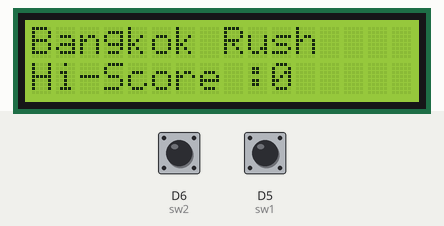
This sketch was run on a simulated ESP8266 (NodeMCU). Shown: 16×2 character LCD. The inputs (shaded band) are chosen by the test bench; at power-on: D6 (sw2) LOW, D5 (sw1) LOW. Random numbers use the default seed unless the sketch sets one; what the sketch prints to the serial monitor is not drawn.

Above: at 1.3 s.
1.4 s: D6 (sw2) pulled HIGH for 0.15 s
At 1.51 s:
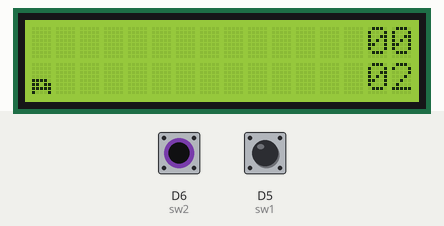
2.1 s: D5 (sw1) pulled HIGH for 3.2 s
At 2.36 s:
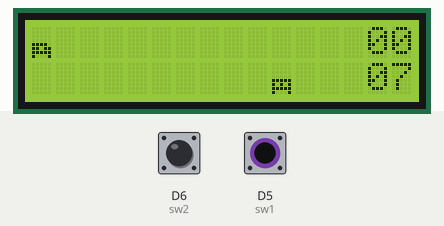
5.9 s: D6 (sw2) pulled HIGH for 3.2 s
At 7.94 s:
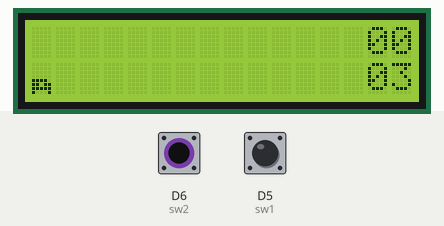
9.7 s: D5 (sw1) pulled HIGH for 0.15 s
At 9.97 s:
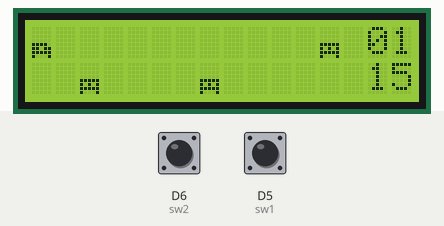
10.4 s: D6 (sw2) pulled HIGH for 1 s
At 10.99 s:
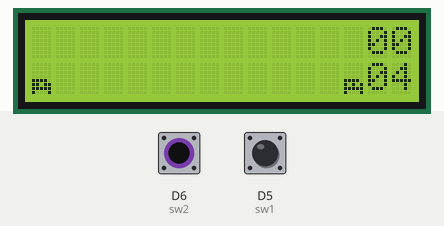
12.0 s: D5 (sw1) pulled HIGH for 1 s
At 16.0 s:
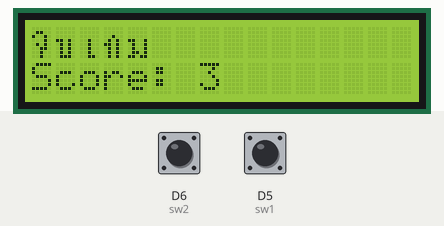

Measured:
- after the input at 1.4 s, the display: changes at once (image 1)

The sketch:

BangkokRush.ino
```cpp
#include <Wire.h>
#include <LiquidCrystal_I2C.h>

#define sw1 D5  // Change Switch Here , first switch
#define sw2 D6 // Change Switch here , second switch
#define SIZE 5 // Size For obstacles
LiquidCrystal_I2C lcd(0x27, 16, 2);

// Structure using for gen
struct Obstacle {
  int x;
  int y;
  int style;
};
// Game variables
Obstacle obstacles[SIZE];
int playerX = 0;  // player Position
int score = 0;
int highscore = 0;
int isPress = 0;
int distance = 1;
String txtDis = "0";
String txtScore = "0";
bool isJump = false;
bool gameOverFlag = false; // For Other Display ,
bool menuFlag = true; // Same as top
bool winFlag = false ;  // Same as top
bool isReset = false ;  // Using Together

// Custom Text
byte thaiFont[][8] = {
  { B00000,
    B01100,
    B10010,
    B00010,
    B01010,
    B00110,
    B00100,
    B00100 },

  { B00000,
    B00000,
    B00000,
    B11010,
    B01010,
    B01010,
    B01010,
    B01110 },
  { B00000,
    B00000,
    B00000,
    B00100,
    B00100,
    B00100,
    B00100,
    B00110 },

  { B00000,
    B00000,
    B00100,
    B01010,
    B11010,
    B01010,
    B01010,
    B01010 },

  { B00000,
    B00000,
    B00000,
    B11001,
    B01001,
    B01001,
    B01101,
    B11011 }
};
// Animation
byte playerCar[] = {
  B00000,
  B00000,
  B00000,
  B00000,
  B11110,
  B11011,
  B11111,
  B10001
};

byte obstaclesCar1[] = {
  B00000,
  B00000,
  B00000,
  B00000,
  B11110,
  B10101,
  B11111,
  B10001
};

byte obstaclesCar2[] = {
  B00000,
  B00000,
  B00000,
  B00000,
  B11111,
  B10101,
  B11111,
  B10001
};

// Function
void isCollision(int index); // Check Collision
void gameOver(); // Game Over
void UI(); // UI
void jump(int isPress); // Jump checking
void menu(); // Main Menu
void win() ;  // Win if distance = 100

// Start
void setup() {

  Serial.begin(9600);
  lcd.init() ;
  lcd.backlight();
  // Set Pinmode for switch button
  pinMode(sw1, INPUT);
  pinMode(sw2, INPUT);

  // Set Sprite
  lcd.createChar(0, playerCar);
  lcd.createChar(1, obstaclesCar1);
  lcd.createChar(2, obstaclesCar2);

  // LOAD THAI FONT
  for (int i = 0; i < 5; i++) {
    lcd.createChar(i + 3, thaiFont[i]);
  }
  //

  // Generate For Once
  for (int i = 0; i < SIZE; i++) {
    obstacles[i].x = 16 + (i * 5); // Start Pos
    obstacles[i].y = random(2); // Up or down
    obstacles[i].style = random(1, 3); // Set Sprite Style
  }
}

void loop() {
  Serial.print(digitalRead(sw2)) ;

  // // Gen OBC
  // If gameOver
  if (gameOverFlag) {
    gameOver() ;
  }
  // If in Menu
  else if (menuFlag) {
    menu();

  }
  // If Win
  else if (winFlag){
    win() ;
  }
  // Game Lunch
  else {
    lcd.clear();
    distance++;
    if (score >= 99) isReset = true , winFlag = true ;
    for (int i = 0; i < SIZE; i++) {
      obstacles[i].x--;
      if (obstacles[i].x <= -1) { // If obstacles pos is -1
        obstacles[i].x = 16;
        obstacles[i].y = random(2);
        obstacles[i].style = random(1, 3);
      }

      //DISPLAY AND CHECK COLSION
      lcd.setCursor(obstacles[i].x, obstacles[i].y);
      lcd.write(obstacles[i].style);
      isCollision(i);  // Check Collision
    }
    // GAME LOGIC
    jump(isPress);               // Check Jump
    UI();                        // UI display
    isPress = digitalRead(sw1);  // Event Listener Button
    delay(150);                  // Smooth gameplay
  }
}


// /* =============================================================================================== */
// /* Function */
void isCollision(int index) {
  if (obstacles[index].x == playerX) {
    if (isJump == true && obstacles[index].y == 0 || isJump == false && obstacles[index].y == 1) {
      gameOverFlag = true ;
      isReset = true ;
      lcd.clear() ;
    }
  }
}

void gameOver() {
  // Thai Font Display
  if (isReset) lcd.clear() ,isReset = false ;
  for (int i = 3; i < 8; i++) {
    lcd.setCursor(i - 3, 0);
    lcd.write(i);
  }
  lcd.setCursor(0, 1);
  lcd.print("Score: ");
  lcd.print(score);
  gameOverFlag = true;
  menuFlag = false;
  if (digitalRead(sw2)) {
    lcd.clear() ;
    gameOverFlag = false ;
    menuFlag = true ;
    setup() ;
  }
}

void UI() {
  if (distance % 10 == 0) score += 1;
  if (distance > 99) distance = 1;
  // Display score
  (distance < 10) ? txtDis = "0" + (String)distance : txtDis = distance;
  (score < 10) ? txtScore = "0" + (String)score : txtScore = score;
  lcd.setCursor(14, 0);
  lcd.print(txtScore);
  lcd.setCursor(14, 1);
  lcd.print(txtDis);
}

void jump(int isPress) {
  if (isPress == 1) {
    isJump = true;
    lcd.setCursor(0, 0);
    lcd.write(0);
  } else {
    // Display game elements
    isJump = false;
    lcd.setCursor(0, 1);
    lcd.write(0);  // Display player character
  }
}

void menu() {
  playerX = 0;  // player Position
  highscore = (score > highscore) ? score : highscore;
  score = 0;
  isPress = 0;
  distance = 1;
  txtDis = "0";
  txtScore = "0";
  isJump = false;
  // DISPLAY
  lcd.setCursor(0, 0);
  lcd.print("Bangkok Rush");
  lcd.setCursor(0, 1);
  lcd.print("Hi-Score : ");
  lcd.setCursor(10, 1);
  lcd.print(highscore);
  menuFlag = true;
  gameOverFlag = false;

  if (digitalRead(sw2)) menuFlag = false ;

}

void win() {
  if (isReset) lcd.clear() ,isReset = false ;
  menuFlag = false;
  gameOverFlag = false;
  winFlag = true ;
  lcd.setCursor(0, 0) ;
  lcd.print("WIN") ;
  if (digitalRead(sw2)) menuFlag = true , gameOverFlag = false , winFlag = false ,setup() ;

}
```
